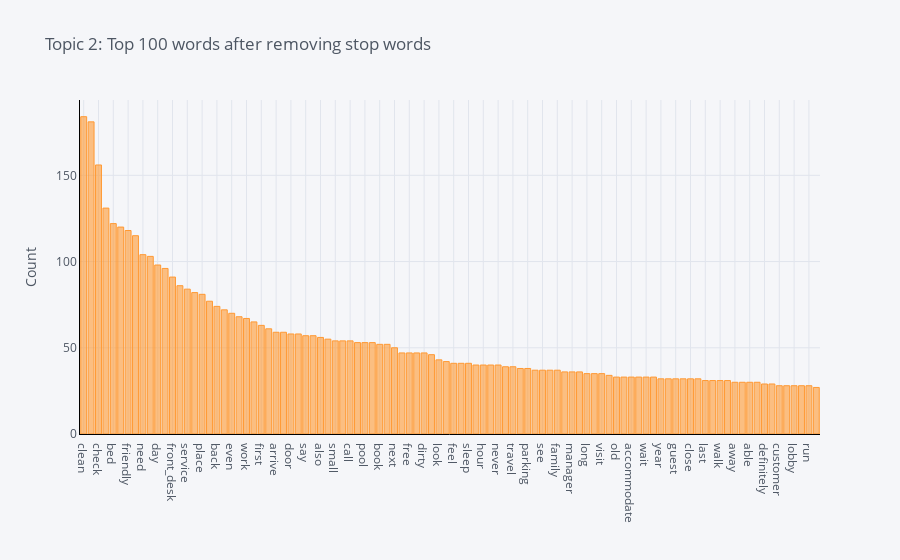

Notebook cell for this chart:
### Code cell
plot_model(model=lda, plot = 'frequency', topic_num = 'Topic 2')

### Figure 1 — Plotly figure (JSON) as saved in the notebook; plotly's stock layout.template omitted (floating-point values rounded to 4 significant figures)
{"data": [{"marker": {"color": "rgba(255, 153, 51, 0.6)", "line": {"color": "rgba(255, 153, 51, 1.0)", "width": 1}}, "name": "count", "orientation": "v", "text": "", "type": "bar", "x": ["clean", "night", "check", "breakfast", "bed", "get", "friendly", "time", "need", "nice", "day", "make", "front_desk", "comfortable", "service", "give", "place", "find", "back", "really", "even", "tell", "work", "take", "first", "area", "arrive", "well", "door", "helpful", "say", "come", "also", "location", "small", "water", "call", "use", "pool", "bathroom", "book", "leave", "next", "people", "free", "floor", "dirty", "way", "look", "trip", "feel", "early", "sleep", "late", "hour", "hot", "never", "little", "travel", "towel", "parking", "shower", "see", "price", "family", "smell", "manager", "morning", "long", "ask", "visit", "enjoy", "old", "know", "accommodate", "problem", "wait", "charge", "year", "help", "guest", "much", "close", "however", "last", "try", "walk", "pillow", "away", "want", "able", "turn", "definitely", "issue", "customer", "keep", "lobby", "always", "run", "week"], "y": [184, 181, 156, 131, 122, 120, 118, 115, 104, 103, 98, 96, 91, 86, 84, 82, 81, 77, 74, 72, 70, 68, 67, 65, 63, 61, 59, 59, 58, 58, 57, 57, 56, 55, 54, 54, 54, 53, 53, 53, 52, 52, 50, 47, 47, 47, 47, 46, 43, 42, 41, 41, 41, 40, 40, 40, 40, 39, 39, 38, 38, 37, 37, 37, 37, 36, 36, 36, 35, 35, 35, 34, 33, 33, 33, 33, 33, 33, 32, 32, 32, 32, 32, 32, 31, 31, 31, 31, 30, 30, 30, 30, 29, 29, 28, 28, 28, 28, 28, 27]}], "layout": {"legend": {"bgcolor": "#F5F6F9", "font": {"color": "#4D5663"}}, "paper_bgcolor": "#F5F6F9", "plot_bgcolor": "#F5F6F9", "title": {"font": {"color": "#4D5663"}, "text": "Topic 2: Top 100 words after removing stop words"}, "xaxis": {"gridcolor": "#E1E5ED", "linecolor": "black", "showgrid": true, "tickfont": {"color": "#4D5663"}, "title": {"font": {"color": "#4D5663"}, "text": ""}, "zerolinecolor": "#E1E5ED"}, "yaxis": {"gridcolor": "#E1E5ED", "linecolor": "black", "showgrid": true, "tickfont": {"color": "#4D5663"}, "title": {"font": {"color": "#4D5663"}, "text": "Count"}, "zerolinecolor": "#E1E5ED"}}}
